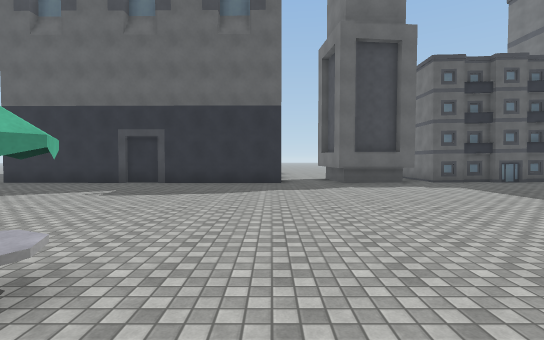
view 1 (above)

17 first-person views from a walk through a Unity game level. The camera is 1.5 m above the floor, tilts 2° down and sees 85° across. The floor is counted in squares, 2 m on a side. Each view is taken from the middle of a square. On the plan, view 1 faces up. The plan holds only what a view shows up to about 10 squares ahead; the rest is blank. The place goes on beyond the plan. Surface patterns are stand-ins for the level's own textures.

view 2
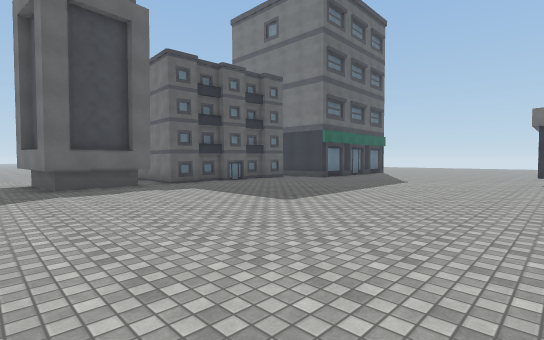

view 3
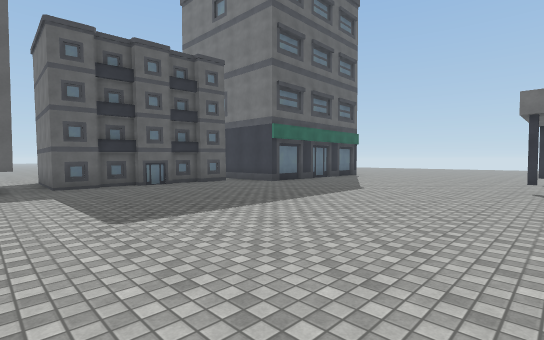

view 4
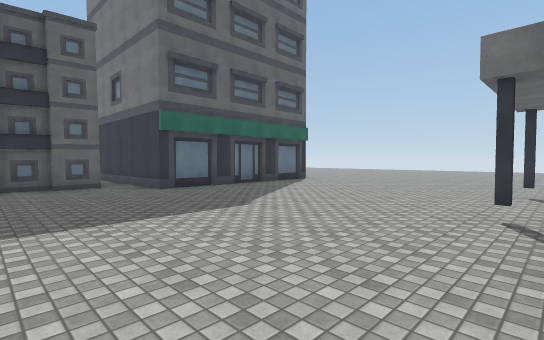

view 5
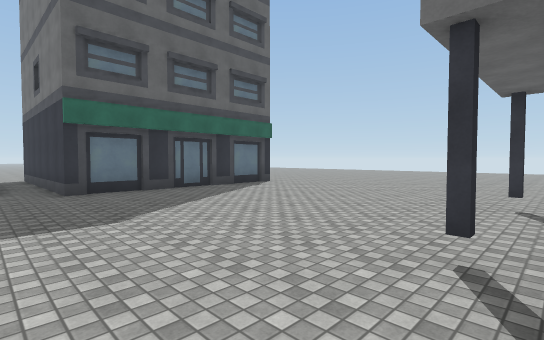

view 6
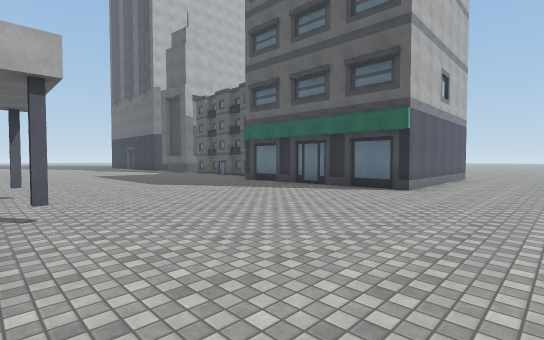

view 7
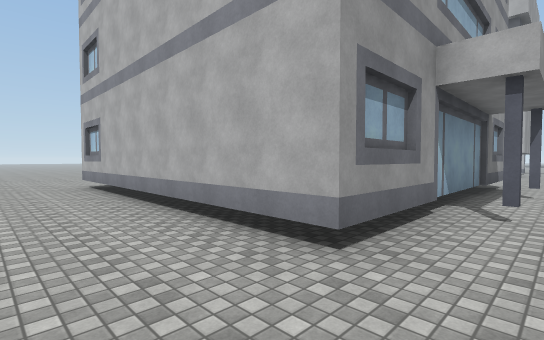

view 8
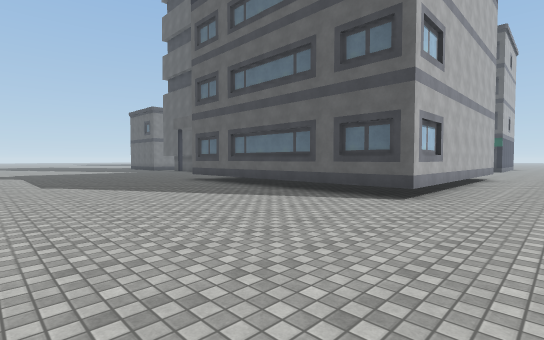

view 9
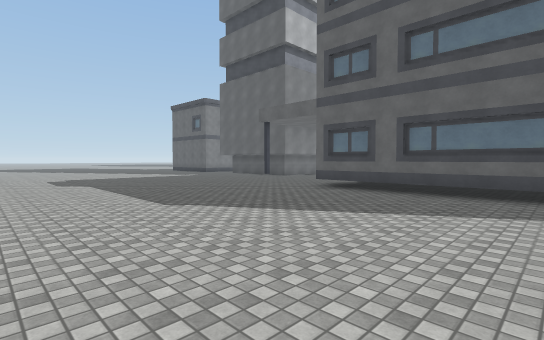

view 10
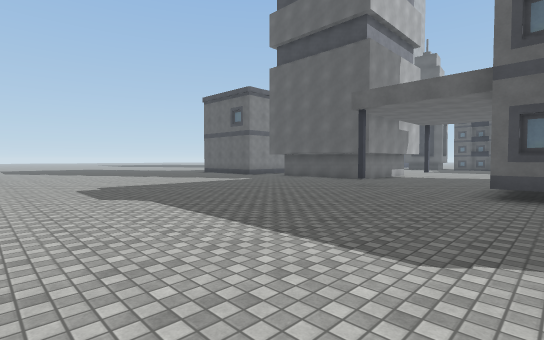

view 11
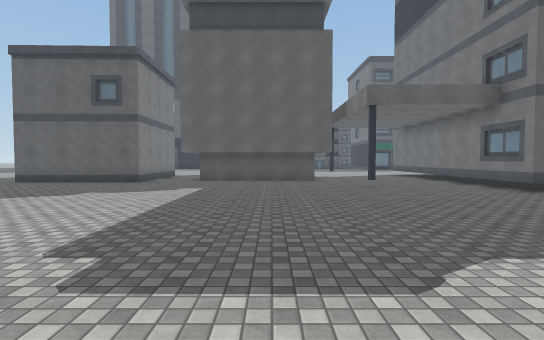

view 12
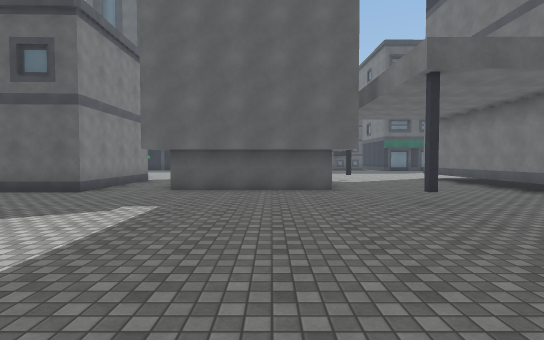

view 13
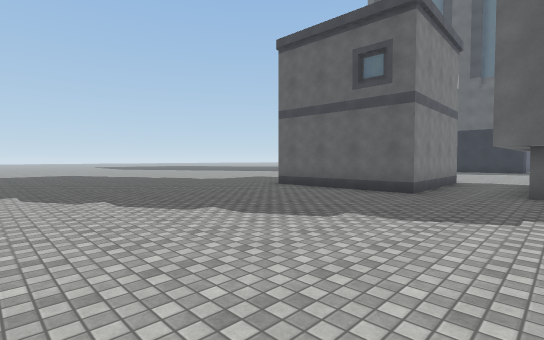

view 14
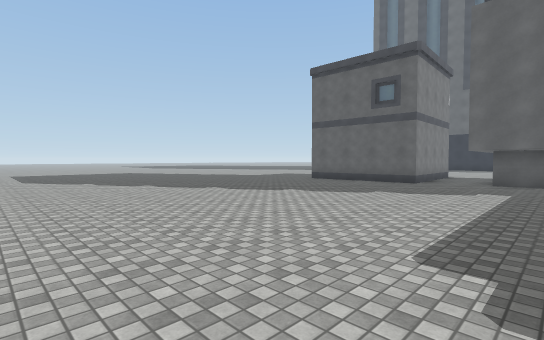

view 15
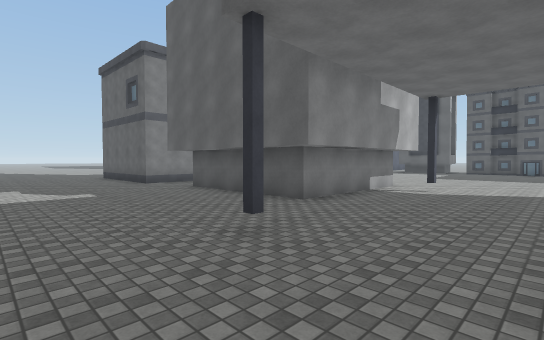

view 16
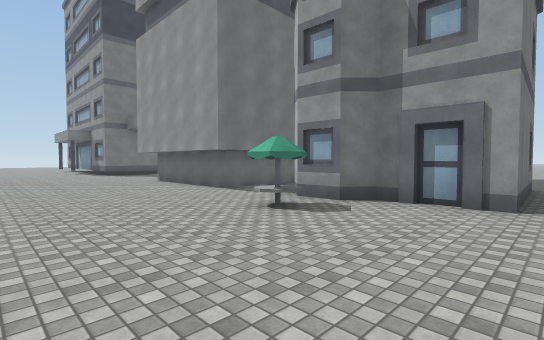

view 17
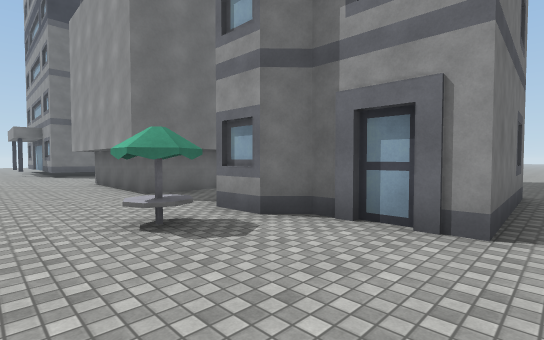

### Floor plan
Key: @ floor where view 1 was taken; # wall or solid block; . floor; B building; U umbrella.
Columns run from 5 left of view 1 to 20 right of it. Each row starts with its distance up from view 1.
 13                        ..
 12        .BB.           #..
 11       .## .     .     #...
 10 ######.B#B.####B.     #...
  9 .................######...
  8 ..........................
  7 ..........................
  6 ..........................
  5 ..........................
  4 ..........................
  3 ..........................
  2 ...U.............#...#....
  1 ...UU.....................
  0 ...#B@.###B.#..        #..
 -1 .####..# ##....#       #..
 -2 .#  #..#  #....#       #..
 -3 .#  #..#  #....#       #..
 -4 .####..........#       #..
 -5 ...............#       #..
 -6 ............B..#       B..
 -7 ...............#########..
 -8 ..........................
 -9 ..........................
-10 ..........................
-11 ..........................
-12 ..........................
-13 ..........................
-14 .....................

Where each view was taken, in squares from view 1:
view 1: 0 up, 0 right, facing up
view 2: 1 up, 1 right, facing up-right
view 3: 1 up, 4 right, facing up-right
view 4: 1 up, 8 right, facing up-right
view 5: 1 up, 10 right, facing up-right
view 6: 1 up, 20 right, facing up-left
view 7: 2 up, 20 right, facing down-left
view 8: 13 down, 20 right, facing up-left
view 9: 14 down, 15 right, facing up-left
view 10: 14 down, 11 right, facing up-left
view 11: 14 down, 4 right, facing up
view 12: 11 down, 4 right, facing up
view 13: 11 down, 2 right, facing up-left
view 14: 14 down, 3 right, facing up-left
view 15: 8 down, 9 right, facing up-left
view 16: 5 up, 5 left, facing down-right
view 17: 3 up, 5 left, facing down-right
